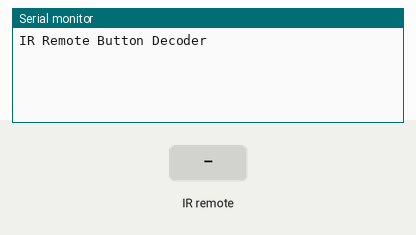
Bench run of a sketch on a simulated Arduino Uno, built with avr-gcc and run on an emulated ATmega328P. On the bench: the last lines printed to the serial monitor. The test bench sets the inputs (shaded band).

Above: at 1.2 s.
1.3 s: infrared code 0xFF629D received
At 2.5 s:
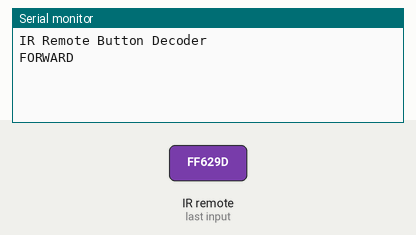
2.8 s: infrared code 0xFF22DD received
At 3.7 s:
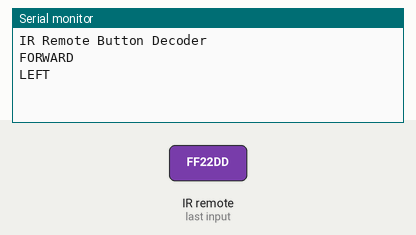
4.3 s: infrared code 0xFF02FD received
At 4.9 s:
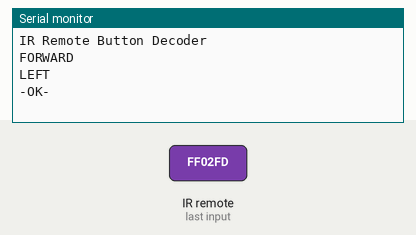
5.8 s: infrared code 0xFFC23D received
At 7.0 s:
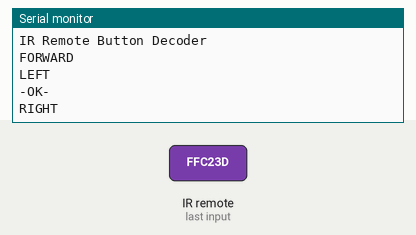
7.3 s: infrared code 0xFFA857 received
At 8.4 s:
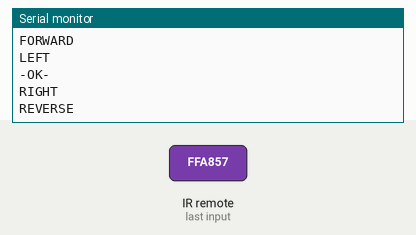
8.8 s: infrared code 0xFF6897 received
At 9.5 s:
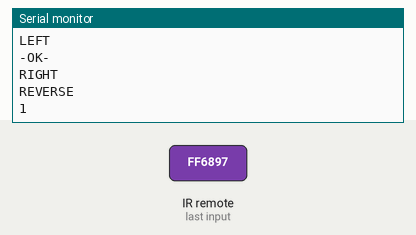

The sketch:

IR_Remote_Test.ino
```cpp
#include "IRremote.h"

int receiver = 11; // IR receiver input to Arduino Digital Pin 11

IRrecv irrecv(receiver);
decode_results results;

void setup()
{
  Serial.begin(9600);
  Serial.println("IR Remote Button Decoder");
  irrecv.enableIRIn(); // Start receiving IR
}

void loop()
{
  if (irrecv.decode(&results)) // Receive IR value
  {
    translateIR();
    irrecv.resume(); // Receive the next value
  }
}

void translateIR() //Loop activated when IR code received
{
  switch(results.value)
  {
  case 0xFF629D: Serial.println("FORWARD"); break;
  case 0xFF22DD: Serial.println("LEFT");    break;
  case 0xFF02FD: Serial.println("-OK-");    break;
  case 0xFFC23D: Serial.println("RIGHT");   break;
  case 0xFFA857: Serial.println("REVERSE"); break;
  case 0xFF6897: Serial.println("1");    break;
  case 0xFF9867: Serial.println("2");    break;
  case 0xFFB04F: Serial.println("3");    break;
  case 0xFF30CF: Serial.println("4");    break;
  case 0xFF18E7: Serial.println("5");    break;
  case 0xFF7A85: Serial.println("6");    break;
  case 0xFF10EF: Serial.println("7");    break;
  case 0xFF38C7: Serial.println("8");    break;
  case 0xFF5AA5: Serial.println("9");    break;
  case 0xFF42BD: Serial.println("*");    break;
  case 0xFF4AB5: Serial.println("0");    break;
  case 0xFF52AD: Serial.println("#");    break;
  case 0xFFFFFFFF: Serial.println("REPEAT");break;
  default:
    Serial.println("other button");
  }
  delay(500); //Some delay before repeat
}
```

Measured:
- after the input at 1.3 s, the serial monitor: prints a new line at once (image 1)
- after the input at 2.8 s, the serial monitor: prints a new line at once (image 2)
- after the input at 4.3 s, the serial monitor: prints a new line at once (image 3)
- after the input at 5.8 s, the serial monitor: prints a new line at once (image 4)
- after the input at 7.3 s, the serial monitor: prints a new line at once (image 5)
- after the input at 8.8 s, the serial monitor: prints a new line at once (image 6)
